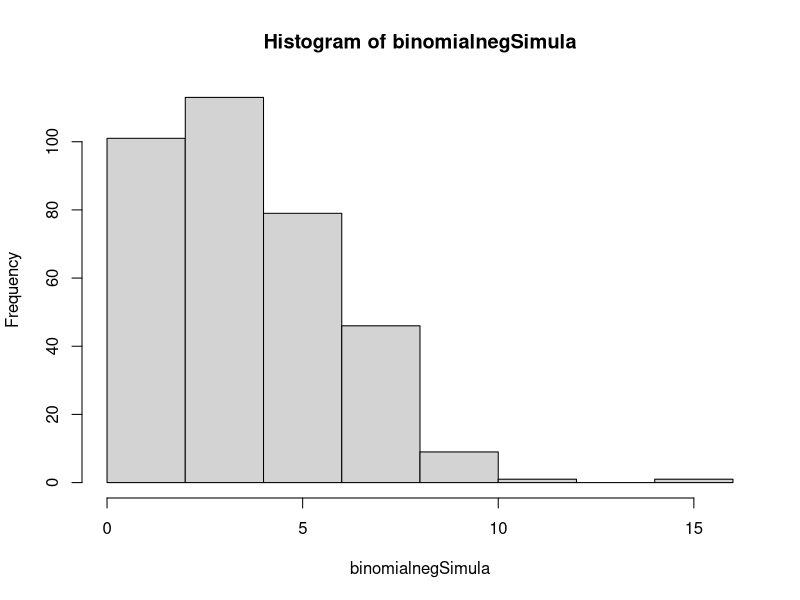
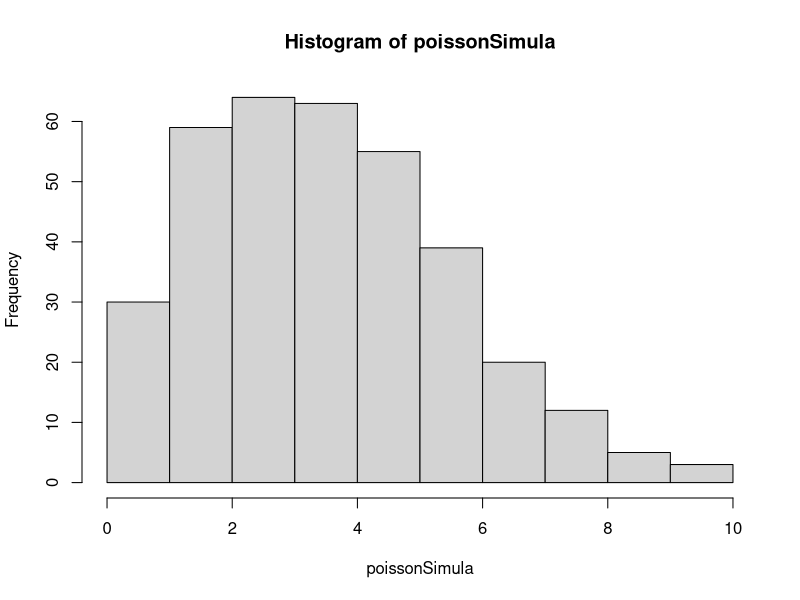
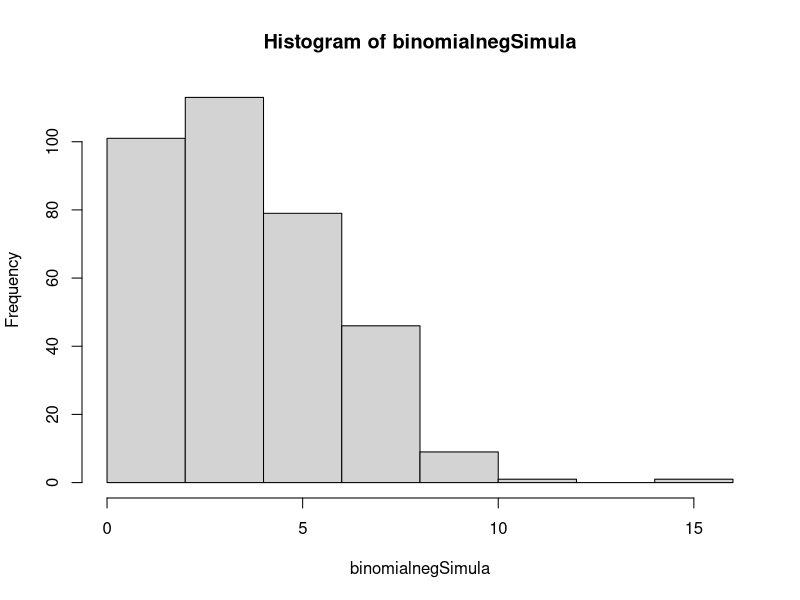
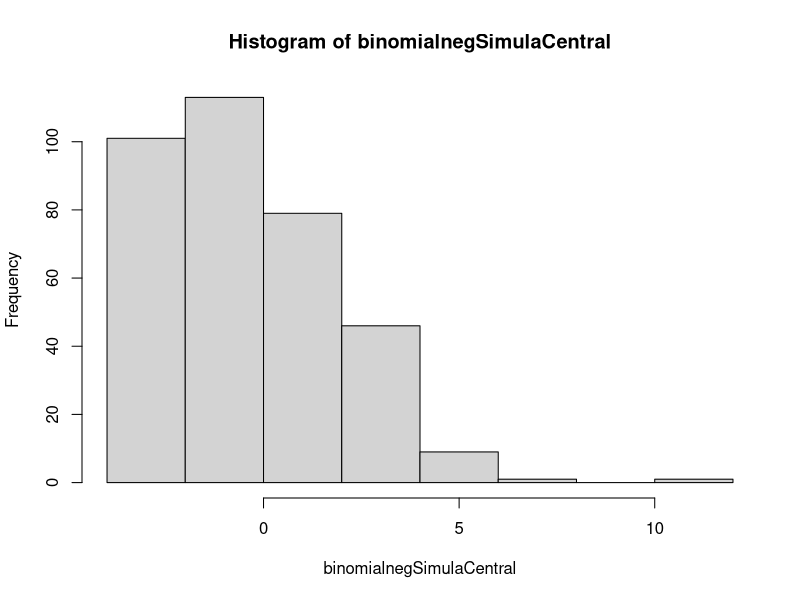
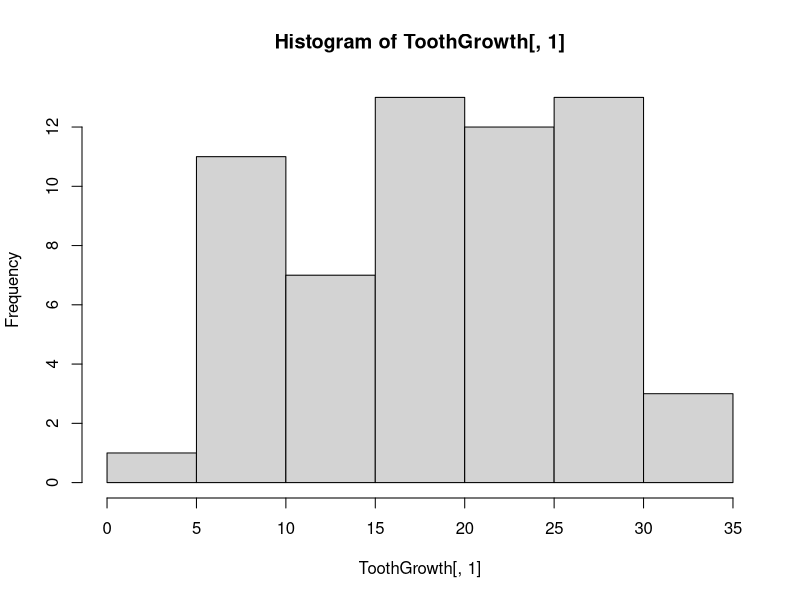
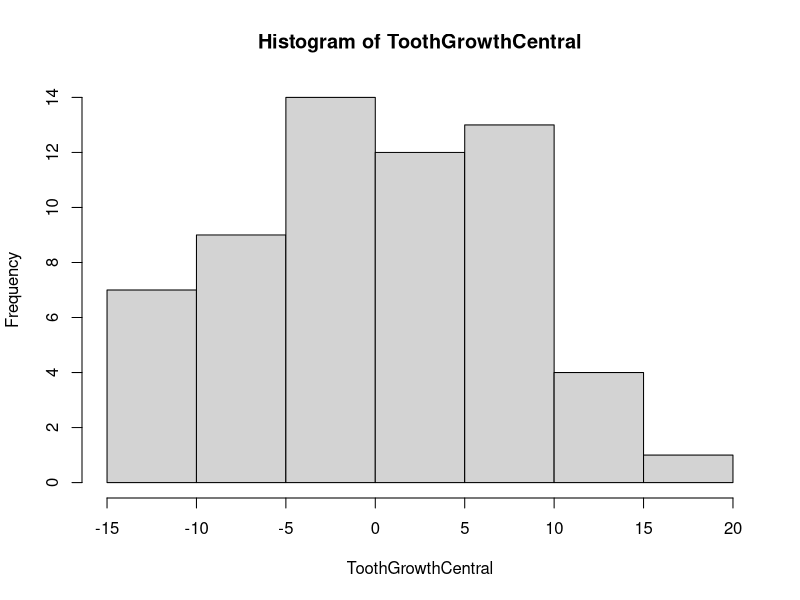

Recreate these plots in R, in order.
# Centralizando uma base de dados

#criando distribuicoes simples
binomialnegSimula <- rnbinom(350, mu = 4, size = 10) #distribuicao binomial negativa (casos, medida de dispersao e tamanho)
binomialnegSimula


poissonSimula <- rpois(350, 4) #distribuicao de poisson- e uma distribuicao de probabilidade discreta. Permite que um evento ocorra um certo numero de vezes.  
poissonSimula

hist(binomialnegSimula)
hist(poissonSimula)


# Centralizando a simulação binomial negativa
binomialnegSimulaCentral <- binomialnegSimula - median(binomialnegSimula)
binomialnegSimulaCentral

hist(binomialnegSimula)
hist(binomialnegSimulaCentral)



#Centralizando uma base nativa do R - The Effect of Vitamin C on Tooth Growth in Guinea Pigs
ToothGrowth[,1]
hist(ToothGrowth[,1])
ToothGrowthCentral <- ToothGrowth[,1] - mean(ToothGrowth[,1]) 
hist(ToothGrowthCentral)



